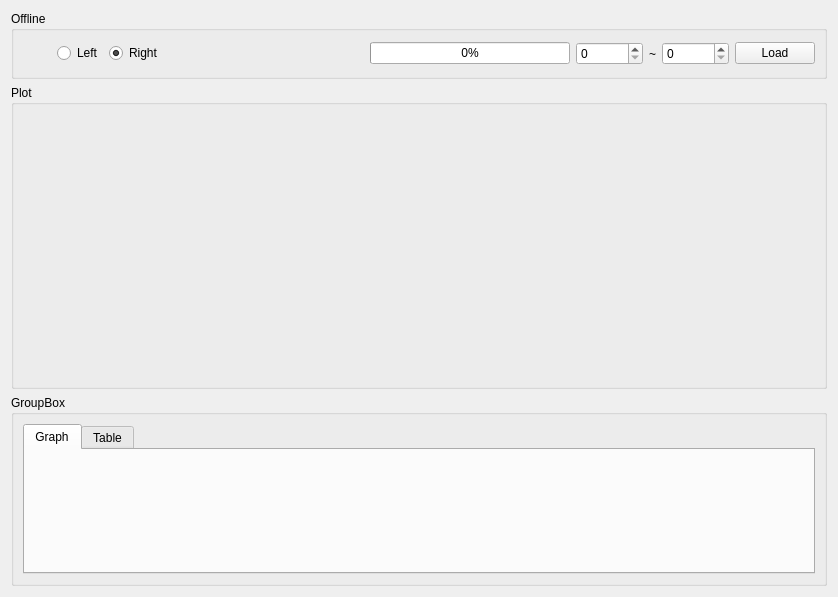
<?xml version="1.0" encoding="UTF-8"?>
<ui version="4.0">
 <class>PlatformDetector</class>
 <widget class="QWidget" name="PlatformDetector">
  <property name="geometry">
   <rect>
    <x>0</x>
    <y>0</y>
    <width>838</width>
    <height>597</height>
   </rect>
  </property>
  <property name="windowTitle">
   <string>Form</string>
  </property>
  <layout class="QVBoxLayout" name="verticalLayout" stretch="0,1,0">
   <item>
    <widget class="QGroupBox" name="groupBox_3">
     <property name="title">
      <string>Offline</string>
     </property>
     <layout class="QHBoxLayout" name="horizontalLayout_2">
      <item>
       <widget class="QToolButton" name="settingsButton">
        <property name="text">
         <string/>
        </property>
        <property name="icon">
         <iconset resource="PlatformDetector.qrc">
          <normaloff>:/PlatformDetector/settings</normaloff>:/PlatformDetector/settings</iconset>
        </property>
        <property name="iconSize">
         <size>
          <width>20</width>
          <height>20</height>
         </size>
        </property>
        <property name="autoRaise">
         <bool>true</bool>
        </property>
       </widget>
      </item>
      <item>
       <widget class="QRadioButton" name="left">
        <property name="text">
         <string>Left</string>
        </property>
       </widget>
      </item>
      <item>
       <widget class="QRadioButton" name="right">
        <property name="text">
         <string>Right</string>
        </property>
        <property name="checked">
         <bool>true</bool>
        </property>
       </widget>
      </item>
      <item>
       <spacer name="horizontalSpacer">
        <property name="orientation">
         <enum>Qt::Horizontal</enum>
        </property>
        <property name="sizeHint" stdset="0">
         <size>
          <width>40</width>
          <height>20</height>
         </size>
        </property>
       </spacer>
      </item>
      <item>
       <widget class="QProgressBar" name="progressBar">
        <property name="value">
         <number>0</number>
        </property>
       </widget>
      </item>
      <item>
       <widget class="QSpinBox" name="startPos">
        <property name="toolTip">
         <string>Start Position</string>
        </property>
        <property name="maximum">
         <number>999999</number>
        </property>
       </widget>
      </item>
      <item>
       <widget class="QLabel" name="label">
        <property name="text">
         <string>~</string>
        </property>
       </widget>
      </item>
      <item>
       <widget class="QSpinBox" name="endPos">
        <property name="toolTip">
         <string>End Position</string>
        </property>
        <property name="maximum">
         <number>999999</number>
        </property>
       </widget>
      </item>
      <item>
       <widget class="QPushButton" name="loadButton">
        <property name="text">
         <string>Load</string>
        </property>
       </widget>
      </item>
     </layout>
    </widget>
   </item>
   <item>
    <widget class="QGroupBox" name="groupBox">
     <property name="title">
      <string>Plot</string>
     </property>
     <layout class="QVBoxLayout" name="verticalLayout_2">
      <item>
       <widget class="UrgDrawWidget" name="plotViewer" native="true"/>
      </item>
     </layout>
    </widget>
   </item>
   <item>
    <widget class="QGroupBox" name="groupBox_4">
     <property name="title">
      <string>GroupBox</string>
     </property>
     <layout class="QVBoxLayout" name="verticalLayout_5">
      <item>
       <widget class="QTabWidget" name="tabWidget">
        <property name="maximumSize">
         <size>
          <width>16777215</width>
          <height>150</height>
         </size>
        </property>
        <property name="currentIndex">
         <number>0</number>
        </property>
        <widget class="QWidget" name="tab">
         <attribute name="title">
          <string>Graph</string>
         </attribute>
         <layout class="QHBoxLayout" name="horizontalLayout">
          <property name="leftMargin">
           <number>0</number>
          </property>
          <property name="topMargin">
           <number>0</number>
          </property>
          <property name="rightMargin">
           <number>0</number>
          </property>
          <property name="bottomMargin">
           <number>0</number>
          </property>
          <item>
           <widget class="ResultHistoryGraph" name="resultHistory" native="true"/>
          </item>
         </layout>
        </widget>
        <widget class="QWidget" name="tab_2">
         <attribute name="title">
          <string>Table</string>
         </attribute>
         <layout class="QVBoxLayout" name="verticalLayout_4">
          <property name="leftMargin">
           <number>0</number>
          </property>
          <property name="topMargin">
           <number>0</number>
          </property>
          <property name="rightMargin">
           <number>0</number>
          </property>
          <property name="bottomMargin">
           <number>0</number>
          </property>
          <item>
           <widget class="QTableView" name="resultTable"/>
          </item>
         </layout>
        </widget>
       </widget>
      </item>
     </layout>
    </widget>
   </item>
  </layout>
 </widget>
 <customwidgets>
  <customwidget>
   <class>UrgDrawWidget</class>
   <extends>QWidget</extends>
   <header>UrgDrawWidget.h</header>
   <container>1</container>
  </customwidget>
  <customwidget>
   <class>ResultHistoryGraph</class>
   <extends>QWidget</extends>
   <header>ResultHistoryGraph.h</header>
   <container>1</container>
  </customwidget>
 </customwidgets>
 <resources>
  <include location="PlatformDetector.qrc"/>
 </resources>
 <connections/>
</ui>
